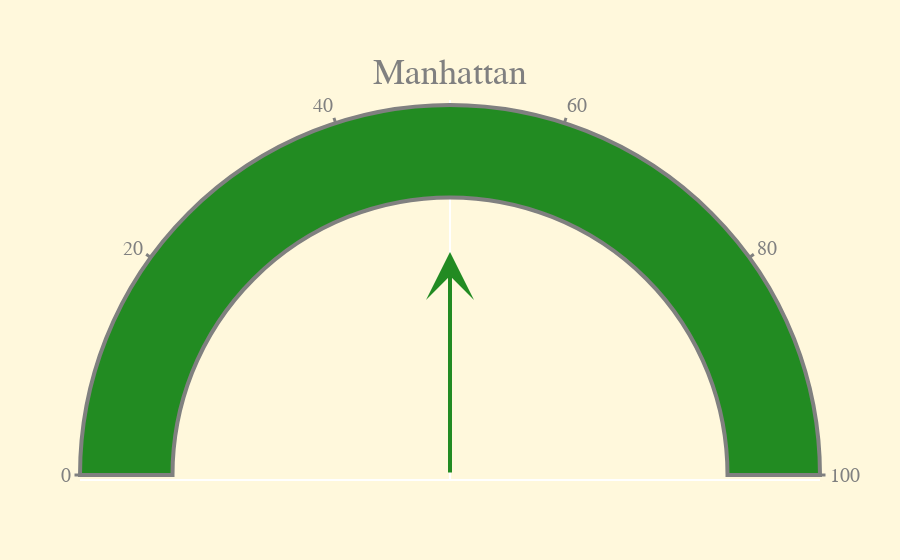

The notebook cell saved with this chart:
### Code cell
draw_boro_dial( boro_health_counts, 'Manhattan' )

### Figure 1 — Plotly figure (JSON) as saved in the notebook; plotly's stock layout.template omitted (floating-point values rounded to 4 significant figures)
{"data": [{"domain": {"x": [0, 1], "y": [0, 1]}, "gauge": {"axis": {"range": [null, 100], "tickcolor": "gray", "tickfont": {"size": 20}, "tickwidth": 3}, "bgcolor": "white", "bordercolor": "gray", "borderwidth": 4, "steps": [{"color": "forestgreen", "range": [0, 100]}]}, "mode": "gauge", "title": {"font": {"size": 36}, "text": "Manhattan"}, "type": "indicator"}], "layout": {"annotations": [{"arrowcolor": "forestgreen", "arrowhead": 3, "arrowsize": 2, "arrowwidth": 4, "ax": 0, "axref": "x", "ay": 0, "ayref": "y", "showarrow": true, "x": 3.674e-17, "xref": "x", "y": 0.6, "yref": "y"}], "font": {"color": "gray", "family": "Arial"}, "paper_bgcolor": "cornsilk", "plot_bgcolor": "rgba(0,0,0,0)", "xaxis": {"range": [-1, 1], "showgrid": false, "showticklabels": false}, "yaxis": {"range": [0, 1], "showgrid": false, "showticklabels": false}}}
